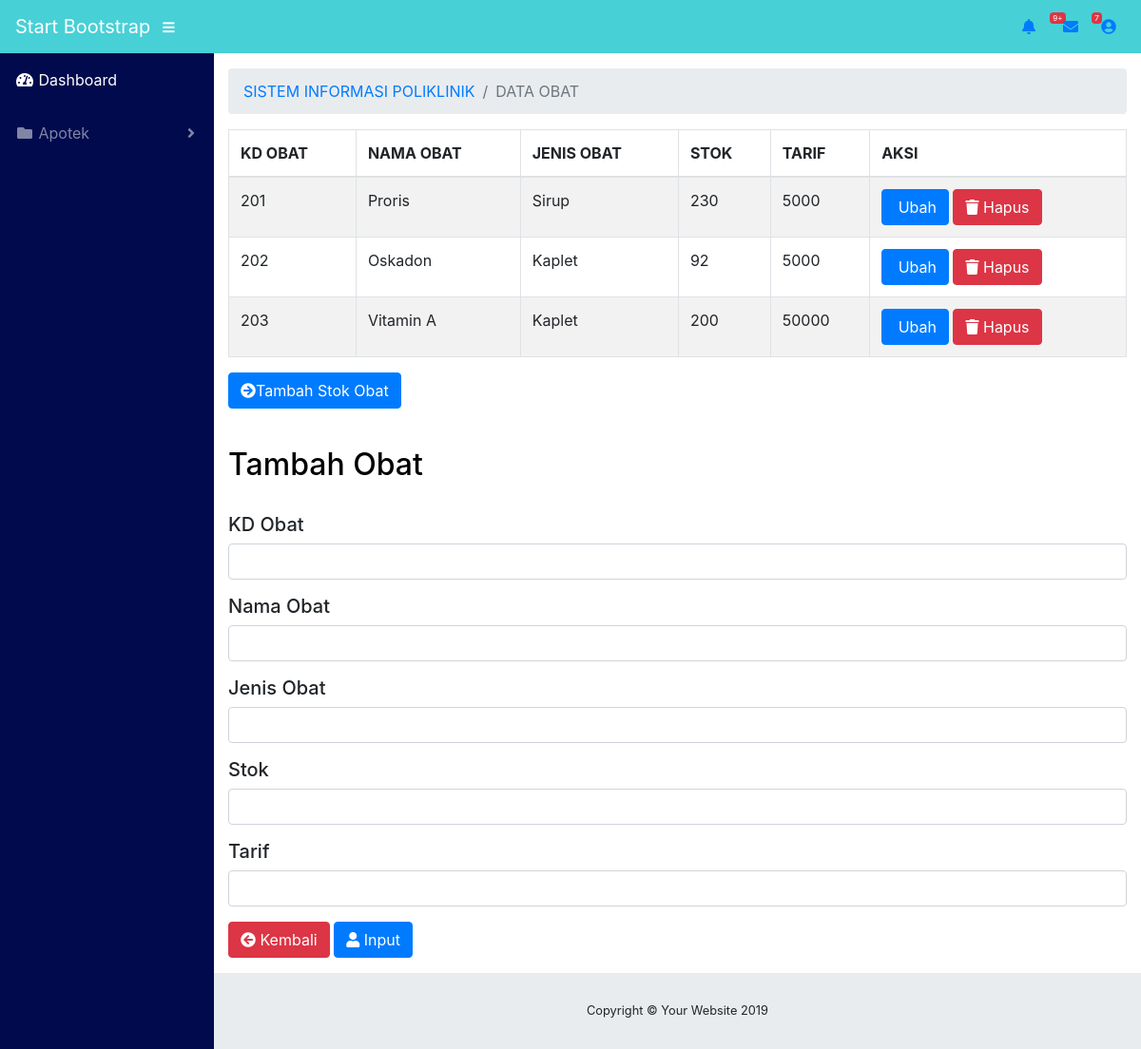
/data_obat.php (signed in), run on the app's committed database.
### tables this page shows
CREATE TABLE IF NOT EXISTS `tb_obat` (
  `kd_obat` int(50) NOT NULL,
  `nm_obat` varchar(50) NOT NULL,
  `jenis_obat` varchar(100) NOT NULL,
  `stok` int(50) NOT NULL,
  `tarif` int(50) NOT NULL
);

### data_obat.php (the view, shortened to what this page needs)
<?php
    include "koneksi.php";
?>
<!DOCTYPE html>
<html lang="en">
<head>
  <link href="vendor/fontawesome-free/css/all.min.css" rel="stylesheet" type="text/css">
  <link href="vendor/datatables/dataTables.bootstrap4.css" rel="stylesheet">
  <link href="css/sb-admin.css" rel="stylesheet">
</head>
<body id="page-top">
  <nav class="navbar navbar-expand  static-top" style="background-color: #47D0D6;">
    <a class="navbar-brand mr-1" style="color: white" href="index.html">Start Bootstrap</a>
    <button class="btn btn-link btn-sm text-white order-1 order-sm-0" id="sidebarToggle" href="#">
      <i class="fas fa-bars"></i>
    </button>
    <ul class="navbar-nav ml-auto ml-md-0">
      <li class="nav-item dropdown no-arrow mx-1">
        <a class="nav-link dropdown-toggle" href="#" id="alertsDropdown" role="button" data-toggle="dropdown" aria-haspopup="true" aria-expanded="false">
          <i class="fas fa-bell fa-fw"></i>
          <span class="badge badge-danger">9+</span>
        </a>
      </li>
      <li class="nav-item dropdown no-arrow mx-1">
        <a class="nav-link dropdown-toggle" href="#" id="messagesDropdown" role="button" data-toggle="dropdown" aria-haspopup="true" aria-expanded="false">
          <i class="fas fa-envelope fa-fw"></i>
          <span class="badge badge-danger">7</span>
        </a>
      </li>
      <li class="nav-item dropdown no-arrow">
        <a class="nav-link dropdown-toggle" href="#" id="userDropdown" role="button" data-toggle="dropdown" aria-haspopup="true" aria-expanded="false">
          <i class="fas fa-user-circle fa-fw"></i>
        </a>
      </li>
    </ul>
  </nav>
  <div id="wrapper">
    <ul class="sidebar navbar-nav" style="background-color: #000A4D;">
      <li class="nav-item active">
        <a class="nav-link" href="data_obat.php">
          <i class="fas fa-fw fa-tachometer-alt"></i>
          <span>Dashboard</span>
        </a>
      </li>
      <li class="nav-item dropdown">
        <a class="nav-link dropdown-toggle" href="#" id="pagesDropdown" role="button" data-toggle="dropdown" aria-haspopup="true" aria-expanded="false">
          <i class="fas fa-fw fa-folder"></i>
          <span>Apotek</span>
        </a>
      </li>
    </ul>
    <div id="content-wrapper">
      <div class="container-fluid">
        <ol class="breadcrumb">
          <li class="breadcrumb-item">
            <a href="index_admin.php">SISTEM INFORMASI POLIKLINIK</a>
          </li>
          <li class="breadcrumb-item active">DATA OBAT</li>
        </ol>
        <div class="table-responsive">
                            <table class="table table-bordered table-striped table-hover js-basic-example dataTabl">
                                <thead>
                                    <tr>
                                        <th>KD OBAT</th>
                                        <th>NAMA OBAT</th>
                                        <th>JENIS OBAT</th>
                                        <th>STOK</th>
                                        <th>TARIF</th>
                                        <th>AKSI</th>
                                    </tr>
                                </thead>
                                <tbody>
                                    <?php
                        $query="SELECT * FROM tb_obat";
                        $result= mysqli_query($conn, $query);
                        if(mysqli_num_rows($result) >0){
                            while($data=mysqli_fetch_assoc($result)){
                ?>
                <tr>
                    <td><?php echo $data["kd_obat"];   ?></td>
                    <td><?php echo $data["nm_obat"];   ?></td>
                    <td><?php echo $data["jenis_obat"];   ?></td>
                    <td><?php echo $data["stok"];   ?></td>
                    <td><?php echo $data["tarif"];   ?></td>
                    <td>
                    <a href='ubah_obat.php?kd_obat=<?php echo $data['kd_obat'];?>'  class="btn btn-primary"><i class="fa fa-pencil"></i> Ubah</a>
                    <a href='hapus_dokter.php?kd_obat=<?php echo $data['kd_obat'];?>'
                        onclick=" return confirm('Anda Yakin Menghapus Data Ini');"
                        class="btn btn-danger"><i class="fa fa-trash"></i> Hapus</a>
                    </td>
                </tr>
                <?php
                    }
                }
                ?>
                                </tbody>
                            </table>
                              <div class="form-group pull-right">
    <a href="stok_obat.php" class="btn btn-primary"><i class="fas fa-arrow-circle-right"></i>Tambah Stok Obat</a>
  </div>
                        </div><br>
<h2 class="card-inside-title" style="color: black;" >Tambah Obat</h2><br>
<form  role="form" action="" method="POST">
                            <h5 class="card-inside-title">KD Obat</h5>
                                    <div class="form-group">
                                        <div class="form-line">
                                            <input type="text" name="kd_obat" class="form-control" />
                                        </div>
                                    </div>
          <h5 class="card-inside-title">Nama Obat</h5>
          <div class="form-group">
          <div class="form-line">
          <input type="text" name="nm_obat" class="form-control" />
          </div>
          </div>
          <h5 class="card-inside-title">Jenis Obat</h5>
          <div class="form-group">
          <div class="form-line">
          <input type="text" name="jenis_obat" class="form-control" />
          </div>
          </div>
          <h5 class="card-inside-title">Stok</h5>
          <div class="form-group">
          <div class="form-line">
          <input type="text" name="stok" class="form-control" />
          </div>
          </div>
          <h5 class="card-inside-title">Tarif</h5>
          <div class="form-group">
          <div class="form-line">
          <input type="text" name="tarif" class="form-control" />
          </div>
          </div>
  <div class="form-group pull-right">
    <a href="data_obat.php" class="btn btn-danger"><i class="fas fa-arrow-circle-left"></i> Kembali</a>
    <button name="submit" type="submit" class="btn btn-primary"><i class="fas fa-user"></i> Input</button>
  </div>
        </form>
      </div>
    </div>
      <footer class="sticky-footer">
        <div class="container my-auto">
          <div class="copyright text-center my-auto">
            <span>Copyright © Your Website 2019</span>
          </div>
        </div>
      </footer>
    </div>
</html>

### data on the page
tb_obat: kd_obat "201", nm_obat "Proris", jenis_obat "Sirup", stok "230", tarif "5000"
tb_obat: kd_obat "202", nm_obat "Oskadon", jenis_obat "Kaplet", stok "92", tarif "5000"
tb_obat: kd_obat "203", nm_obat "Vitamin A", jenis_obat "Kaplet", stok "200", tarif "50000"
